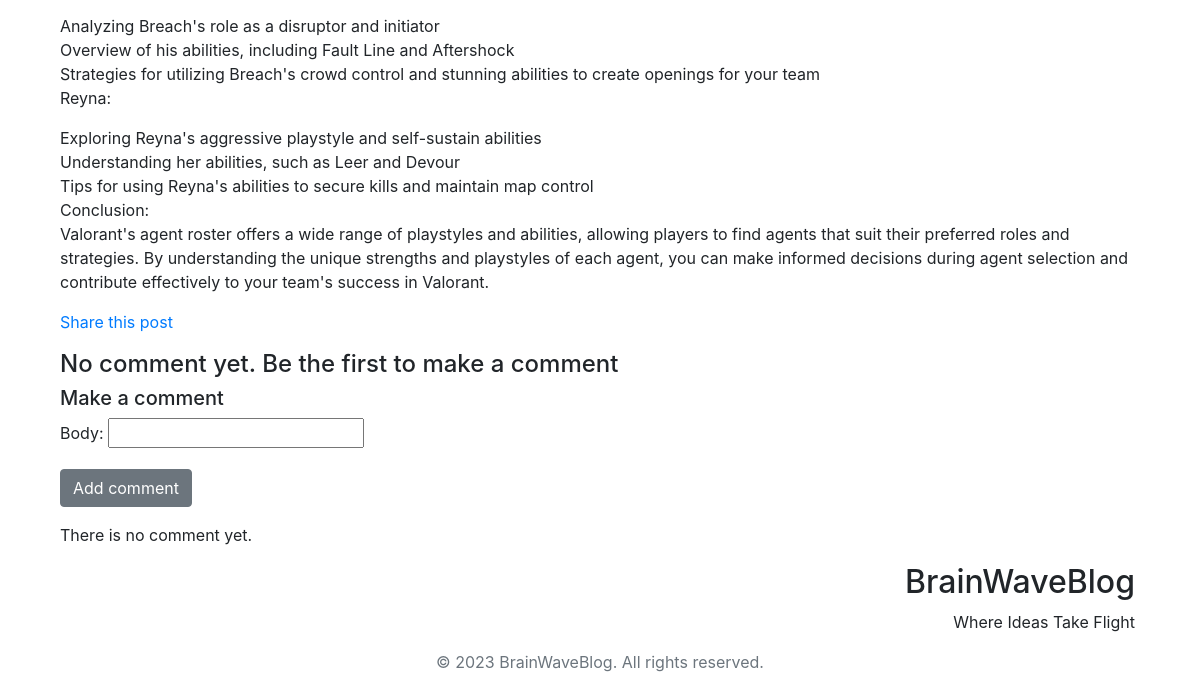
The page /blog/post/2023/5/30/top-valorant-agents-a-closer-look-at-their-abilities-and-playstyles/ (signed in, lower part) on the database as committed earlier.
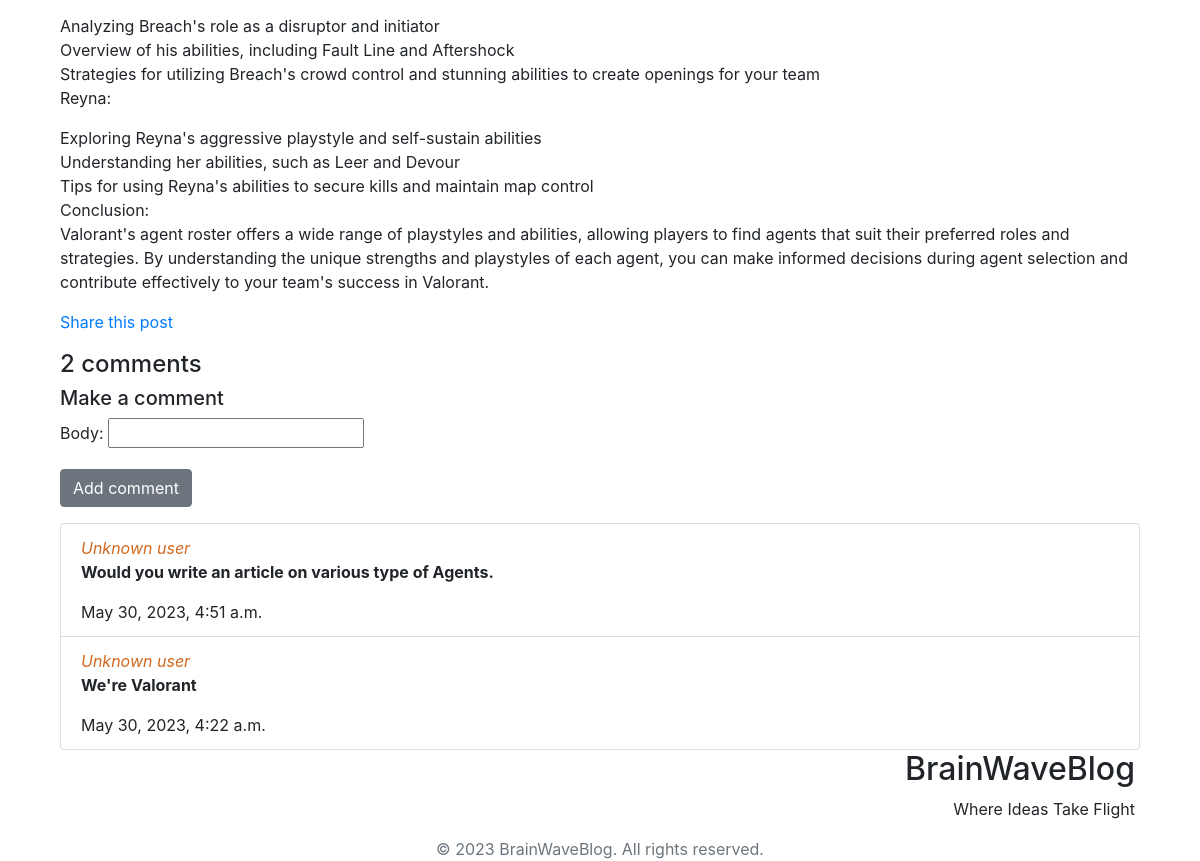
The same page on the database as committed later.
### blog/models.py (models this page shows, shortened)
class Comment(models.Model):
    user = models.ForeignKey(User,
                            null=True,
                            blank=True,
                            default=None,
                            on_delete=models.CASCADE,
                            related_name='comments')
    post = models.ForeignKey(Post,
                            on_delete = models.CASCADE,
                            related_name = 'comments')
    body = models.CharField(max_length=256)
    created = models.DateTimeField(auto_now_add = True)
    edited = models.DateTimeField(auto_now = True)
    active = models.BooleanField(default = True)
    class Meta:
        ordering = ('-created',)

### blog/views.py (the view)
# urls.py: path('post/<int:year>/<int:month>/<int:day>/<slug:slug>/', views.post_detail, name='post_detail'),
@login_required
def post_detail(request, year, month, day, slug):
    post = get_object_or_404(Post, slug=slug,
        status='published',
        publish__year=year,
        publish__month=month,
        publish__day=day)
    comments = post.comments.filter(active=True)
    new_comment = None
    if request.method == 'POST':
        comment_form = CommentForm(request.POST)
        if comment_form.is_valid():
            new_comment = comment_form.save(commit=False)
            new_comment.post = post
            new_comment.user = get_object_or_404(User, id=request.user.id)
            new_comment.save()
            return redirect(post.get_absolute_url())
    else:
        comment_form = CommentForm()
    context = {
        'post': post,
        'comments':comments,
        'new_comment':new_comment,
        'comment_form':comment_form}
    return render(request, 'blog/post/detail.html', context)

### blog/forms.py
class CommentForm(forms.ModelForm):
    class Meta:
        model = Comment
        fields = ('body',)

### blog/templates/blog/post/detail.html (shortened to what this page needs)
{% extends "base.html" %}
{% block content %}
<div class="container-fluid">
    <p>{{post.body | linebreaks}}</p>
    <p><a href="{% url 'blog:post_share'  post.id %}">Share this post</a></p>
    {% with comments.count as total_comments %}
    {% if total_comments == 0 %}
    <h4>No comment yet. Be the first to make a comment</h4>
    {% else %}
    <h4>{{ total_comments }} comment{{ total_comments|pluralize}}</h4>
    {% endif %}
    {% endwith %}
    {% if new_comment %}
    <h4>Your comment added successfully.</h4>
    <h5>Make another comment</h5>
    {% else %}
    <h5>Make a comment</h5>
    {% endif %}
    <form class="form-group" method='POST'>
        {{ comment_form.as_p }}
        <p><input type="submit" class="btn btn-secondary" value="Add comment"></p>
    </form>
    <div class='comments'>
        <ul class="list-group">
            {% for comment in comments %}
            <li class="list-group-item">
                <i style="color: blue;">
                {% if comment.user %} <span><a href="{% url 'blog:user_profile' comment.user.id %}">{{ comment.user.username }}</a></span>
                {% else %} <span style="color: chocolate;">Unknown user</span>
                {% endif %}
                </i>
                <b>{{ comment.body|linebreaks }}</b>
                <span>{{ comment.created }}</span>
            </li>
            {% empty %}
            <p>There is no comment yet.</p>
            {% endfor %}
        </ul>
    </div>
    {% endblock %}

Rows that differ between the two databases and show on the page:
added Comment: shows "Unknown user", body "Would you write an article on various type of Agents.", created "May 30, 2023, 4:51 a.m."
added Comment: shows "Unknown user", body "We're Valorant", created "May 30, 2023, 4:22 a.m."
Other text that changed with them:
{{ total_comments }}: (not shown) → "2"
text no longer shown: "No comment yet. Be the first to make a comment There is no comment yet."
text now shown: "comment"
